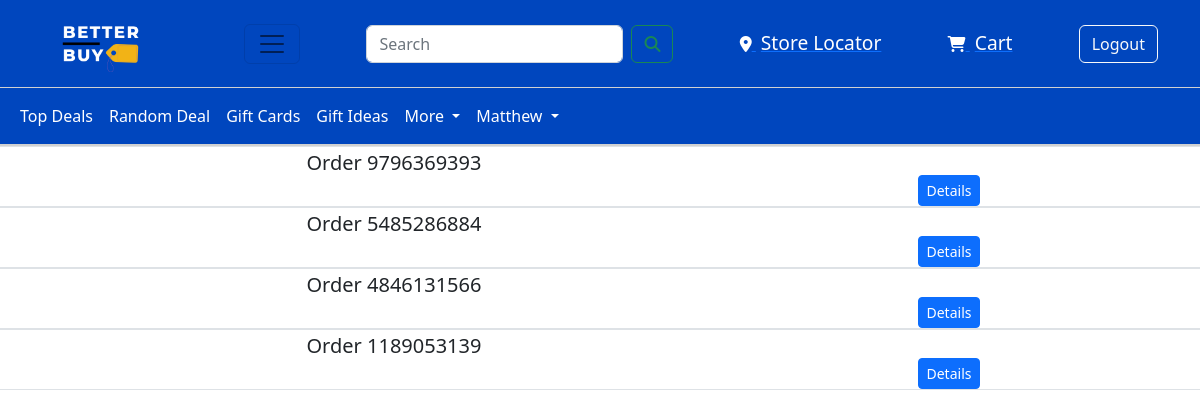
/orders (signed in), run on an earlier commit of the app's database.
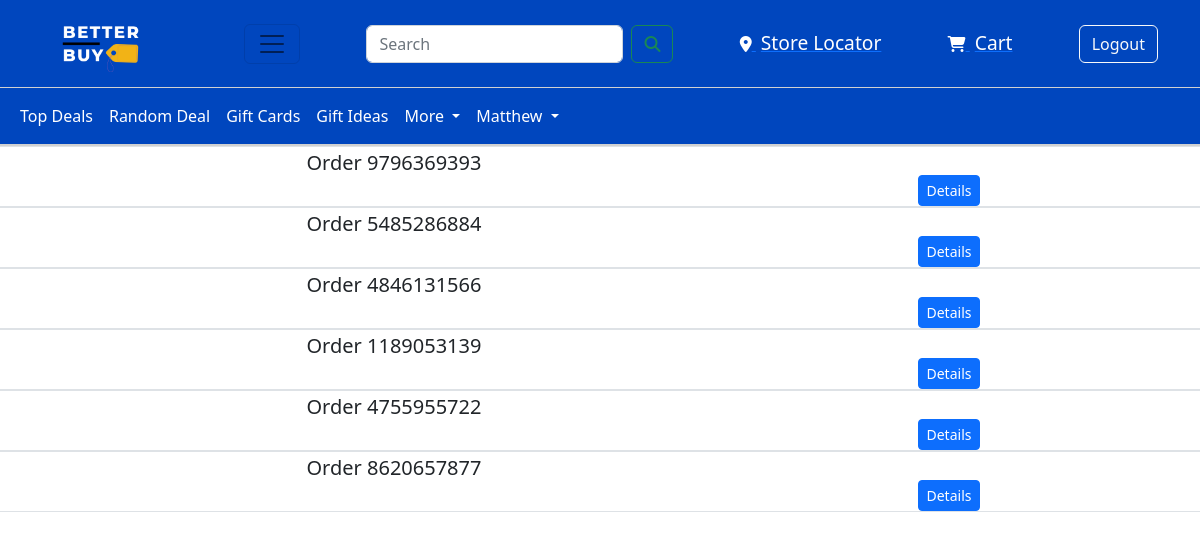
And on a later commit of the database.
### tables this page shows
CREATE TABLE orders(username TEXT, productName TEXT, date TEXT, quantity INT, productSKU TEXT, productPrice REAL, orderID INT PRIMARY KEY);

### __init__.py (the view)
@app.route("/orders", methods=["GET", "POST"])
def show_orders():
    if 'username' in session:
        users_db = sqlite3.connect(USER_DB_FILE)
        users_c = users_db.cursor()
        username = ""
        username = session['username']
        users_c.execute("SELECT orderID FROM orders WHERE username=?", (username,))
        order_list = users_c.fetchall()
        '''
        all_orders = [] #this is a nested list of all orders made by the current user, and the details for each
                        #currently not in use because nested list would be hard to feed to template

        for current in order_list:
            temp = current[0]
            users_c.execute("SELECT * FROM orders WHERE orderID=?", (temp,))
            search_dict = users_c.fetchall()
            #print(search_dict)
            all_orders.append(search_dict)

        print(all_orders)
        '''
        return render_template_with_username('orders.html', data = order_list)
    return app.redirect(app.url_for('login'))

### __init__.py (called while the page is built)
def render_template_with_username(template, **kwargs):
    username = session.get('username', None)
    print("username is " + str(username) + " in render_template_with_username")
    return render_template(template, username=username, **kwargs)

### templates/orders.html (shortened to what this page needs)
{% extends 'base.html' %} {% block main %}
{% if data %}
{% for order in data %}
<div class="row bg-white border rounded">
    <div class="col-md-3 mt-1"><img class="img-fluid img-responsive rounded product-image"
            ></div>
    <div class="col-md-6 mt-1">
        <h5>
            <a>Order {{ order[0] }}</a>
        </h5>
    </div>
    <div class="align-items-center align-content-center col-md-3 border-left mt-1">
        <div class="d-flex flex-column mt-4">
            <a>
                <button class="btn btn-primary btn-sm"
                    type="button">Details
                </button>
            </a>
            </div>
    </div>
</div>
{% endfor %}
{% endif %}
{% endblock %}

### templates/base.html (shortened to what this page needs)
<!DOCTYPE html>
<html>
<head>
  <link href="https://cdn.jsdelivr.net/npm/bootstrap@5.2.3/dist/css/bootstrap.min.css" rel="stylesheet"
 />
  <link rel="stylesheet" href="/static/css/index.css" />
</head>
<body>
  <nav class="navbar" style="background-color: #0046be">
    <div class="container">
      <a class="navbar-brand" href="/">
        <img src="/static/images/logo.png" alt="Logo" width="120px" class="d-inline-block align-text-top" />
      </a>
      <button class="navbar-toggler" type="button" data-bs-toggle="collapse" data-bs-target="#navbarSupportedContent"
        aria-controls="navbarSupportedContent" aria-expanded="false" aria-label="Toggle navigation">
        <span class="navbar-toggler-icon"></span>
      </button>
      <form class="d-flex" role="search" action="/search" method="GET">
          <input class="form-control me-2" type="search" placeholder="Search" aria-label="Search" name="query" value="{{ query }}">
        <button id="search-btn" class="btn btn-outline-success" type="submit">
          <i class="fa fa-search"></i>
        </button>
      </form>
      <div class="store-locator">
        <a href="/stores">
          <i style="color: white" class="fa fa-map-marker"></i>
          <span style="
              color: white;
              font-size: 15px;
              font-weight: 500;
              margin-left: 5px;
              font-size: larger;
            ">Store Locator</span>
        </a>
      </div>
      <div class="cart">
        <a href="/cart">
          <i style="color: white" class="fa fa-shopping-cart"></i>
          <span style="
              color: white;
              font-size: 15px;
              font-weight: 500;
              margin-left: 5px;
              font-size: larger;
            ">Cart</span>
        </a>
      </div>
      {% if username %}
      <div>
        <a href="/logout" class="btn btn-outline-light">Logout</a>
      </div>
      {% else %}
      <div>
        <a href="/login" class="btn btn-outline-light">Sign In</a>
        <a href="/register" class="btn btn-outline-light">Register</a>
      </div>
      {% endif %}
    </div>
  </nav>
  <nav class="navbar navbar-expand-lg navbar-dark" style="
        background-color: #0046be;
        border-top: 1px solid rgb(209, 209, 209);
        border-bottom: 2px solid rgb(209, 209, 209);
      ">
    <div class="container-fluid">
      <div class="collapse navbar-collapse" id="navbarNav">
        <ul class="navbar-nav">
          <li class="nav-item">
            <a class="nav-link" href="{{ url_for('searchbysale')}}">Top Deals</a>
          </li>
          <li class="nav-item">
            <a class="nav-link" href="{{ url_for('randomitem', deal=true)}}">Random Deal</a>
          </li>
          <li class="nav-item">
            <a class="nav-link" href="{{ url_for('searchbycategory', variable='cat09000') }}">Gift Cards</a>
          </li>
          <li class="nav-item">
            <a class="nav-link" href="https://www.zdnet.com/home-and-office/top-best-buy-tech-gift/" target="_blank" rel="noopener noreferrer">Gift Ideas</a>
          </li>
          <li class="nav-item dropdown">
            <a class="nav-link dropdown-toggle" href="#" role="button" data-bs-toggle="dropdown" aria-expanded="false">
              More
            </a>
          </li>
          {% if username %}
          <li class="nav-item dropdown mr-auto">
            <a class="nav-link dropdown-toggle" href="#" role="button" data-bs-toggle="dropdown" aria-expanded="false">
              {{username}}
            </a>
          </li>
          {% endif %}
        </ul>
      </div>
    </div>
  </nav>
  {% block main %} {% endblock %}
</body>
</html>

### static/css/index.css (style rules this page uses)
.nav-link { color: white; }

What changed in the data, as far as the page shows it:
added orders: orderID "4755955722"
added orders: orderID "8620657877"
